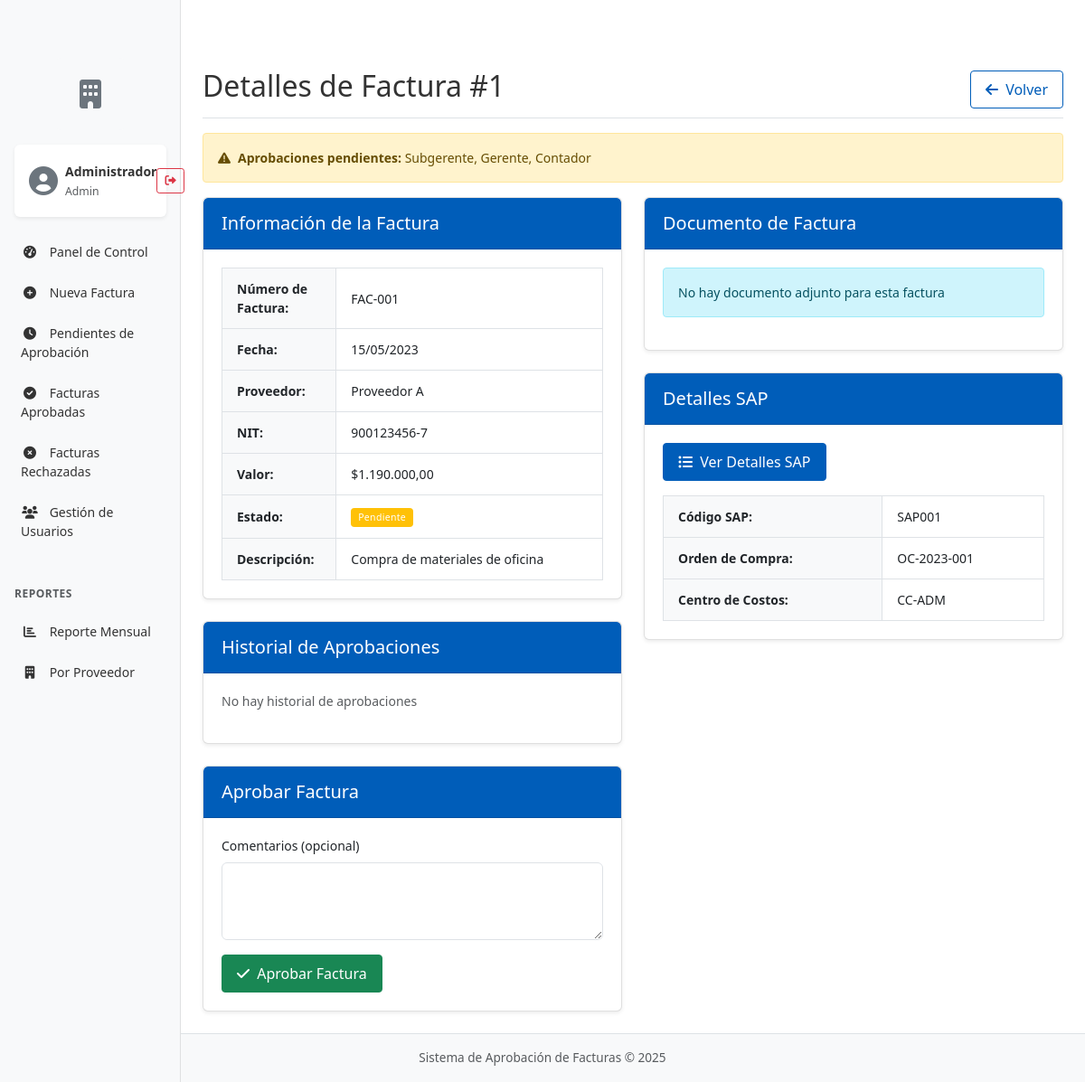
Page /view_invoice.php?id=1 (signed in) on the committed database.
### tables this page shows
CREATE TABLE IF NOT EXISTS users (
    id INT AUTO_INCREMENT PRIMARY KEY,
    name VARCHAR(100) NOT NULL,
    email VARCHAR(100) NOT NULL UNIQUE,
    password VARCHAR(255) NOT NULL,
    role ENUM('admin', 'subgerente', 'gerente', 'contador') NOT NULL,
    created_at TIMESTAMP DEFAULT CURRENT_TIMESTAMP
);

CREATE TABLE IF NOT EXISTS invoices (
    id INT AUTO_INCREMENT PRIMARY KEY,
    invoice_number VARCHAR(50) NOT NULL,
    date DATE NOT NULL,
    supplier_name VARCHAR(100) NOT NULL,
    nit VARCHAR(50) NOT NULL,
    amount DECIMAL(12,2) NOT NULL,
    subtotal DECIMAL(12,2) DEFAULT 0,
    tax DECIMAL(12,2) DEFAULT 0,
    description TEXT,
    file_path VARCHAR(255),
    sap_code VARCHAR(50),
    purchase_order VARCHAR(50),
    cost_center VARCHAR(50),
    payment_method VARCHAR(50),
    bank_account VARCHAR(100),
    due_date DATE,
    payment_terms VARCHAR(100),
    status ENUM('pendiente', 'aprobado_subgerente', 'aprobado_gerente', 'aprobado_contador', 'completado', 'rechazado') DEFAULT 'pendiente',
    created_by INT,
    created_at TIMESTAMP DEFAULT CURRENT_TIMESTAMP,
    FOREIGN KEY (created_by) REFERENCES users(id)
);

### view_invoice.php (the view, shortened to what the rows shown need)
<?php
require_once 'config/database.php';
require_once 'includes/functions.php';
$user_id = $_SESSION['user_id'];
$user = getUserById($user_id);
$role = $user['role'];
$invoice_id = $_GET['id'];
$invoice = getInvoiceById($invoice_id);
?>
<!DOCTYPE html>
<html lang="es">
<head>
    <link rel="stylesheet" href="https://cdnjs.cloudflare.com/ajax/libs/font-awesome/6.0.0-beta3/css/all.min.css">
    <link href="https://cdn.jsdelivr.net/npm/bootstrap@5.3.0-alpha1/dist/css/bootstrap.min.css" rel="stylesheet">
    <link rel="stylesheet" href="https://cdn.jsdelivr.net/npm/pdfjs-dist@3.0.279/web/pdf_viewer.min.css">
    <link rel="stylesheet" href="assets/css/styles.css">
</head>
<body>
    <div class="container-fluid">
        <div class="row">
            <?php include 'includes/sidebar.php'; ?>
            <main class="col-md-9 ms-sm-auto col-lg-10 px-md-4">
                <div class="d-flex justify-content-between flex-wrap flex-md-nowrap align-items-center pt-3 pb-2 mb-3 border-bottom">
                    <h1 class="h2">Detalles de Factura #<?php echo $invoice['id']; ?></h1>
                    <a href="index.php" class="btn btn-outline-primary">
                        <i class="fas fa-arrow-left me-1"></i> Volver
                    </a>
                </div>
                <div class="row">
                    <div class="col-md-6">
                        <div class="card mb-4 shadow-sm">
                            <div class="card-body">
                                <table class="table table-bordered">
                                    <tr>
                                        <th style="width: 30%">Número de Factura:</th>
                                        <td><?php echo $invoice['invoice_number']; ?></td>
                                    </tr>
                                    <tr>
                                        <th>Fecha:</th>
                                        <td><?php echo formatDate($invoice['date']); ?></td>
                                    </tr>
                                    <tr>
                                        <th>Proveedor:</th>
                                        <td><?php echo $invoice['supplier_name']; ?></td>
                                    </tr>
                                    <tr>
                                        <th>NIT:</th>
                                        <td><?php echo $invoice['nit']; ?></td>
                                    </tr>
                                    <tr>
                                        <th>Valor:</th>
                                        <td>$<?php echo number_format($invoice['amount'], 2, ',', '.'); ?></td>
                                    </tr>
                                    <tr>
                                        <th>Estado:</th>
                                        <td>
                                            <span class="badge <?php echo getStatusBadgeClass($invoice['status']); ?>">
                                                <?php echo getStatusLabel($invoice['status']); ?>
                                            </span>
                                        </td>
                                    </tr>
                                    <tr>
                                        <th>Descripción:</th>
                                        <td><?php echo nl2br($invoice['description']); ?></td>
                                    </tr>
                                </table>
                            </div>
                        </div>
                    </div>
                    <div class="col-md-6">
                        <div class="card mb-4 shadow-sm">
                            <div class="card-body">
                                <div class="table-responsive">
                                    <table class="table table-sm table-bordered">
                                        <tr>
                                            <th>Código SAP:</th>
                                            <td><?php echo $invoice['sap_code']; ?></td>
                                        </tr>
                                        <tr>
                                            <th>Orden de Compra:</th>
                                            <td><?php echo $invoice['purchase_order']; ?></td>
                                        </tr>
                                        <tr>
                                            <th>Centro de Costos:</th>
                                            <td><?php echo $invoice['cost_center']; ?></td>
                                        </tr>
                                    </table>
                                </div>
                            </div>
                        </div>
                    </div>
                </div>
            </main>
        </div>
    </div>
</body>
</html>

### includes/sidebar.php (shortened to what the rows shown need)
<nav id="sidebarMenu" class="sidebar col-md-3 col-lg-2 d-md-block bg-light collapse">
    <div class="position-sticky pt-3">
        <div class="user-info mb-3">
            <div class="d-flex align-items-center p-3 bg-white rounded shadow-sm">
                <div class="ms-2 flex-grow-1">
                    <div class="fw-bold"><?php echo $user['name']; ?></div>
                    <small class="text-muted"><?php echo ucfirst($role); ?></small>
                </div>
            </div>
        </div>
    </div>
</nav>

### rows in the picture
users: name "Administrador", role "Admin"
invoices: id "1", invoice_number "FAC-001", date "15/05/2023", supplier_name "Proveedor A", nit "900123456-7", amount "1.190.000,00", status "Pendiente", description "Compra de materiales de oficina", sap_code "SAP001", purchase_order "OC-2023-001", cost_center "CC-ADM"

### other values in the picture
implode(', ', $pending_approvals) "Subgerente, Gerente, Contador"
